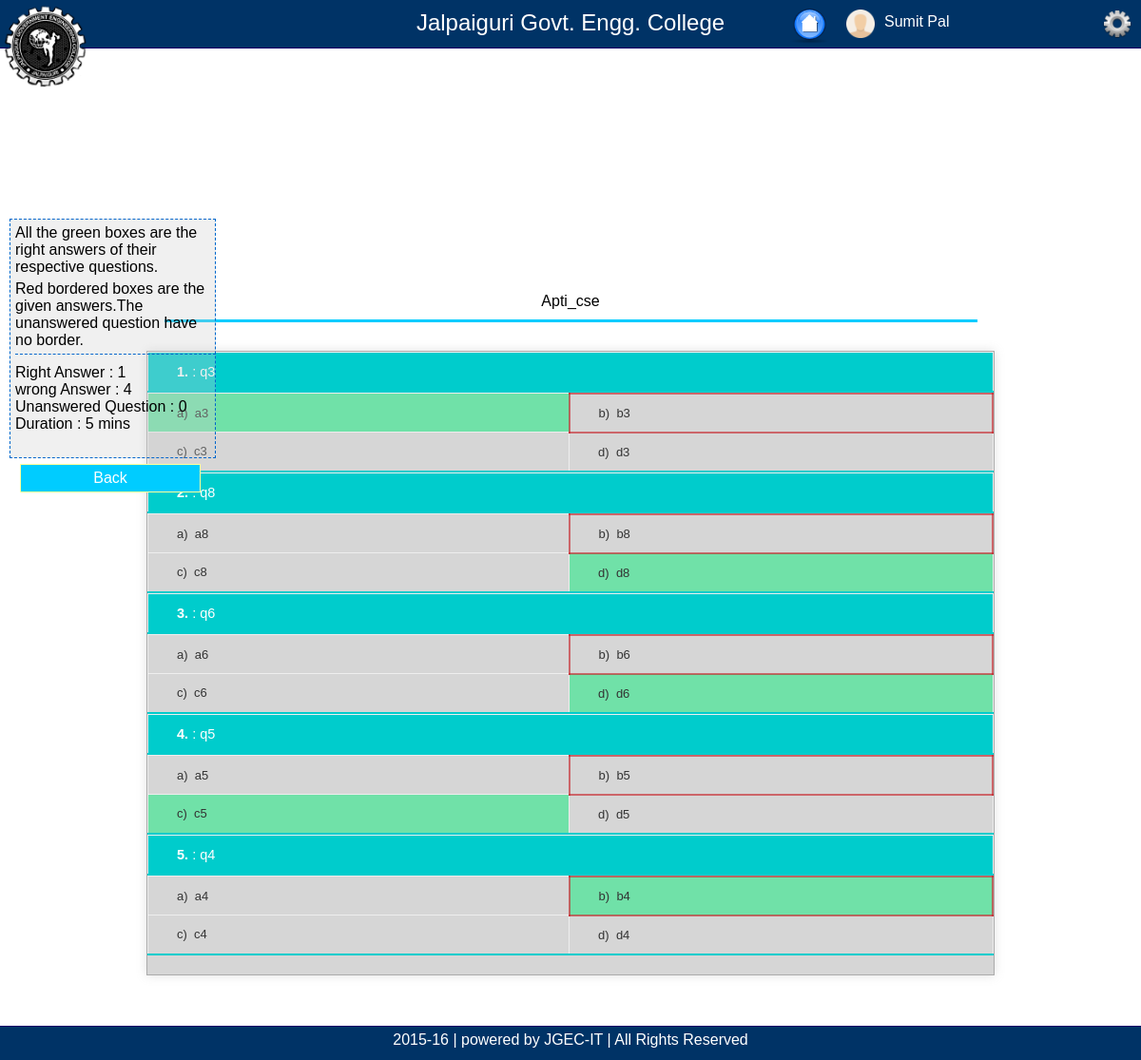
Page /review.php?id=46&test_id=8&tname=Apti_cse&tduration=5&tno=5 (signed in) on the committed database.
### tables this page shows
CREATE TABLE IF NOT EXISTS `question` (
`Qstn_Id` int(10) NOT NULL,
  `Qstn_Qstn` varchar(40) NOT NULL,
  `Qstn_Op1` varchar(30) NOT NULL,
  `Qstn_Op2` varchar(30) NOT NULL,
  `Qstn_Op3` varchar(30) NOT NULL,
  `Qstn_Op4` varchar(30) NOT NULL,
  `Qstn_Ans` varchar(30) NOT NULL,
  `Qstn_Type` varchar(30) NOT NULL
);

CREATE TABLE IF NOT EXISTS `primary_result` (
`PR_Id` int(20) NOT NULL,
  `PR_Stud_Id` varchar(20) NOT NULL,
  `PR_Test_Id` int(10) NOT NULL,
  `PR_Time` timestamp NOT NULL DEFAULT CURRENT_TIMESTAMP ON UPDATE CURRENT_TIMESTAMP,
  `PR_Right` int(10) NOT NULL,
  `PR_Wrong` int(10) NOT NULL,
  `serial_id` int(10) NOT NULL
);

### review.php (the view, shortened to what this page needs)
<?php
	include("db.php");
?>
<!DOCTYPE html PUBLIC "-//W3C//DTD XHTML 1.0 Transitional//EN" "http://www.w3.org/TR/xhtml1/DTD/xhtml1-transitional.dtd">
<html xmlns="http://www.w3.org/1999/xhtml">
<head>
<link href="style/reset.css" rel="stylesheet" type="text/css" />
</head>
<?php
	$test_id=$_SESSION['test_id'];
	$userid=$_SESSION['login_user'];
	if(!empty($_SESSION['last_test']))
	{
		$last_test=$_SESSION['last_test'];
	}
	$sql_review="select * from primary_result where PR_Test_Id = '$test_id' and PR_Stud_Id = '$userid' and PR_Id = '$last_test'";
	$res_1=mysql_query($sql_review,$con);
	$row = mysql_fetch_array($res_1);
	$right=$row['PR_Right'];
	$wrong=$row['PR_Wrong'];
	$serialize_id=$row['serial_id'];
	$sql_serial="select data from serialize_result where id = '$serialize_id'";
	$res_2=mysql_query($sql_serial,$con);
	$row = mysql_fetch_array($res_2);
	$data = $row['data'];
	$ch=unserialize($data);
	$no_q=$_SESSION['test_qstn'];
	?>
    <body>
	<header><txt style=" font-size:24px;">Jalpaiguri Govt. Engg. College</txt></header>
        <div style="position:absolute; top:3px; left:3px;">
    	<img src="image/jgec_logo.png" width="90" height="auto" />
    </div>
    <div  style="position:absolute; width:50px; height:50px; right:320px; top:4px; " >
    	   <a title="home"id="TakeAction" class="gohome" href="home.php" >
       <img src="image/home.png" width="43" height="auto"  />
    </a>
    </div>
    <div id="log_container" class="log_container">
    <img src="image/user.png" width="30px" height="auto" style="margin-right:10px; float:left;" />
	<mno style="float:left; margin-top:4px;"><?php echo $_SESSION['User_name'];?></mno>
    <div class="actions">
    <div id="button">
      <ul>
        <li class="top">
        	<a style="float:right;" id="TakeAction" class="logout" href="#" >
                <img src="image/gear.png" width="30px" height="auto"  />
            </a></li>
            <br>
            <br>
      </ul>
    </div>
    </div>
    </div>
    <div class="login_box" id="login_box">
    	<mmm class="box_header" id="box_header">
			<?php echo $_SESSION['test_name'];?>
        </mmm>
        <hr  style=" background-color:rgba(0,204,255,1); width:95%; height:3px; border:0; margin-bottom:30px; margin-top:10px;"/>
        <div class="xam_panel" id="xam_panel">
    <?php
	$i=0;
	while($i<$no_q)
	{
		if(array_key_exists($i,$ch))
		{
				$b=$ch[$i][1];
		}
		$sql_show="select * from question where Qstn_Id = '$b'";
		$res_3= mysql_query($sql_show,$con);
		$row = mysql_fetch_array($res_3);
		$qstn=$row['Qstn_Qstn'];
		$op1=$row['Qstn_Op1'];
		$op2=$row['Qstn_Op2'];
		$op3=$row['Qstn_Op3'];
		$op4=$row['Qstn_Op4'];
		?>
		<table width="100%">
              <tr>
                <th>
                	<?php 	echo "<b>".($i+1).". </b> : ".$qstn ?>
                </th>
              </tr>
         </table>
         <table width="100%">
           <tr>
             <td id="text_option_A_<?php echo $i;?>">
                a)&nbsp <?php echo $op1; ?>
             </td>
             <td id="text_option_B_<?php echo $i;?>">
                b)&nbsp <?php echo $op2; ?>
             </td>
           </tr>
           <tr>
             <td id="text_option_C_<?php echo $i;?>">
                c)&nbsp <?php echo $op3; ?>
             </td>
             <td id="text_option_D_<?php echo $i;?>">
                d)&nbsp <?php echo $op4; ?>
             </td>
             </tr>
          </table>
		<?php
		$i++;
	   }
	?>
		</div>
<div style="width:100px; height:100px;"></div>
</div>
    <div class="side">
    	<p style="margin:5px;">All the green boxes are the right answers of their respective questions.</p>
        <p style="margin:5px;">Red bordered boxes are the given answers.The unanswered question have no border.</p>
        <div style="width:98%; height:100px; margin:5px; border-top:1px dashed #06C; ">
        	<p style="margin-top:10px;">
            Right Answer : <?php echo $right;?><br>
            wrong Answer : <?php echo $wrong;?><br>
            Unanswered Question : <?php echo $no_q-($wrong+$right);?><br>
            Duration : <?php echo $_SESSION['test_duration']." mins";?></p>
        </div>
 <input type="button" value="Back" onclick="window.location.href='stud_result.php';" id="back_button" class="back_button" />
</div><br><br><br><br>
    <footer><h5>2015-16 | powered by JGEC-IT | All Rights Reserved</h5></footer>
</body>
</html>

### review.php (style rules this page uses)
body { width:90%; margin:auto;min-width:600px; max-width:2000px; font-family:Tahoma, Geneva, sans-serif; }
a { text-decoration:none; color:#F8F8FF; }
header { color:#fff; text-align:center; font-family:Tahoma, Geneva, sans-serif; background-color:rgba(0,51,102,1); width:100%; height:40px; position:absolute; top:0px; left:0px; padding-top:10px; border-bottom:1px solid #006; }
footer { color:#fff; text-align:center; font-family:Tahoma, Geneva, sans-serif; background-color:rgba(0,51,102,1); width:100%; height:30px; position:fixed; bottom:0px; border-top:1px solid #006; left:0px; padding-top:5px; }
.login_box { width:900px; height:500px; position:absolute; top:50%; left:50%; margin-left:-450px; margin-top:-250px; text-align:center; margin-bottom:100px; }
.log_container { position:absolute; top:10px; right:10px; width:300px; height:50px; color:#fff; text-align:center; }
.xam_panel { width:890px; height:auto; border:1px solid rgba(153,153,153,0.7); background-color:rgba(153,153,153,0.4); box-shadow:0 0 10px rgba(153,153,153,0.3); margin:0 auto; text-align:left; padding-bottom:20px; }
table { border-collapse: collapse; border: 1px solid #eee; border-bottom: 2px solid #00cccc; height:auto; }
table td { color:#fff; font-size:13px; }
table th, table td { color: #333; border: 1px solid #eee; padding: 12px 30px; border-collapse: collapse; }
table th { background: #00cccc; color: #fff; font-size: 14.5px; }
.back_button { height:30px; color:#fff; background-color:#0CF; border:1px solid #FF9; cursor:pointer; font-size:16px; margin-top:10px; margin-left:10px; }
.side { border:1px dashed #0066CC; position:absolute; width:215px; height:250px; top:230px; left:10px; background-color:rgba(204,204,204,0.3); }
#button { display: block; float:right; width: 190px; }
#button a { text-decoration: none; color:#036; }
#button ul { list-style-type: none; }
#button .top { background-color: #ddd; }

### rows in the picture
question: Qstn_Qstn "q3", Qstn_Op1 "a3", Qstn_Op2 "b3", Qstn_Op3 "c3", Qstn_Op4 "d3"
question: Qstn_Qstn "q8", Qstn_Op1 "a8", Qstn_Op2 "b8", Qstn_Op3 "c8", Qstn_Op4 "d8"
question: Qstn_Qstn "q6", Qstn_Op1 "a6", Qstn_Op2 "b6", Qstn_Op3 "c6", Qstn_Op4 "d6"
question: Qstn_Qstn "q5", Qstn_Op1 "a5", Qstn_Op2 "b5", Qstn_Op3 "c5", Qstn_Op4 "d5"
question: Qstn_Qstn "q4", Qstn_Op1 "a4", Qstn_Op2 "b4", Qstn_Op3 "c4", Qstn_Op4 "d4"
primary_result: PR_Right "1", PR_Wrong "4", $no_q-($wrong+$right) "0"

### other values in the picture
$_SESSION['User_name'] "Sumit Pal"
$_SESSION['test_name'] "Apti_cse"
$_SESSION['test_duration'] "5"
